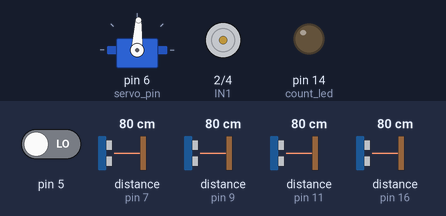
A sketch run on a simulated Arduino Uno, built with avr-gcc and run on an emulated ATmega328P. Parts: servo, motor-driver pin pairs drawn as motors (green arrow = first pin HIGH = forward, orange = second pin HIGH = backward, longer = more drive, scaled by the enable pin), output pins drawn as LEDs (lit = HIGH). Dashed ring = blinking. The test bench sets the inputs (shaded band); at power-on: pin 5 LOW, distance to the obstacle (sensors on pin 9, pin 7, pin 11, pin 16) 80 cm. The echo pulse lasts 58.3 µs per cm; pins used as bus, display or sensor lines are not drawn.

Above: at 1.7 s.
1.8 s: pin 5 driven HIGH
At 4.0 s:
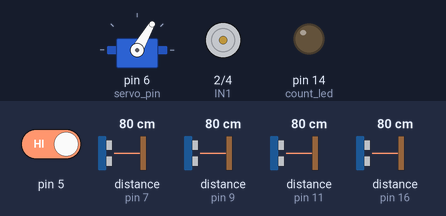
4.4 s: distance to the obstacle (sensor on pin 9) set to 99 cm
5.9 s: distance to the obstacle (sensor on pin 9) set to 109 cm
At 6.2 s:
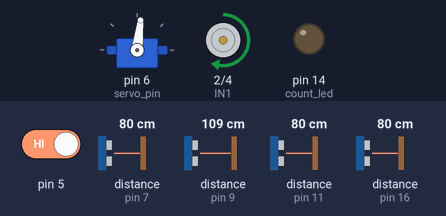
7.4 s: distance to the obstacle (sensor on pin 7) set to 2 cm
At 9.4 s:
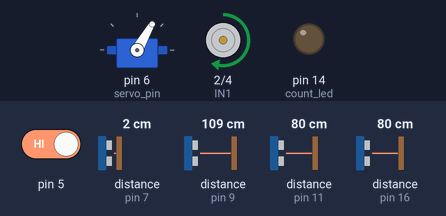
10.4 s: distance to the obstacle (sensor on pin 11) set to 95 cm
13.4 s: distance to the obstacle (sensor on pin 11) set to 103 cm
At 14.91 s:
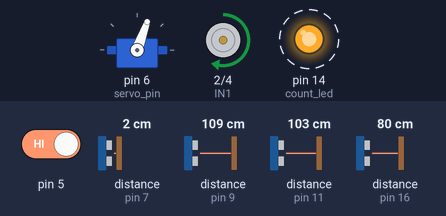
Timing chart, 0 to 22.2 s (numbered marks = the images above; inputs shaded):
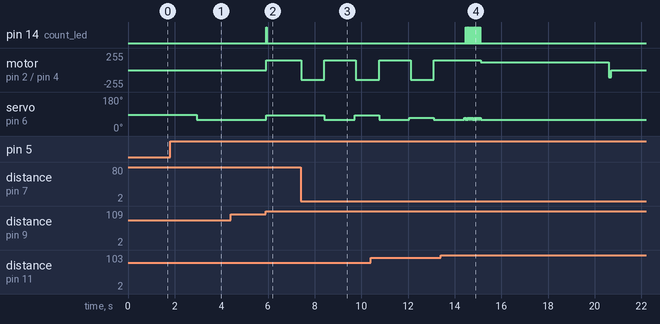

Measured:
- the behaviour switches between 104 and 105 cm on distance to the obstacle (sensor on pin 9) (found by bisection; images 1 and 2)
- the behaviour switches between 100 and 101 cm on distance to the obstacle (sensor on pin 11) (found by bisection; images 3 and 4)
- after the input at 1.8 s, servo on pin 6 (servo_pin): 87° → 60° after 1.1 s
- after the input at 4.4 s, every drawn part: stays the same
- after the input at 5.9 s, pin 14 (count_led): LOW → HIGH at once, → LOW 0.02 s later; motor on pin 2 (IN1) / pin 4 (IN2): stopped → forward 148/255 at once; servo on pin 6 (servo_pin): 60° → 83° at once
- after the input at 7.4 s, motor on pin 2 (IN1) / pin 4 (IN2): forward 148/255 → backward 148/255 at once, → forward 148/255 1.0 s later, → backward 148/255 1.3 s later; servo on pin 6 (servo_pin): 83° → 60° after 1.0 s, → 83° 1.3 s later
- after the input at 13.4 s, pin 14 (count_led): alternates HIGH for 0.02 s and LOW for 0.04 s, 22 changes in all, then stays LOW, starting after 1.1 s; servo on pin 6 (servo_pin): alternates 70° for 0.03 s and 60° for 0.03 s, 23 changes in all, then stays 60°, starting after 1.0 s

The sketch:

newcodephase1.ino
```cpp
#include <Servo.h>
#include <Wire.h>

//const int delay_uni = 200;
//I2C:
const int i2c_dir = 8;
const int BUFFER_SIZE = 1; // Tamaño del buffer para almacenar los datos recibidos
int receivedData[BUFFER_SIZE];
bool go = false;

float R_tem;
float L_tem;

int umbralcount;

float PrevB;
float PrevF;
float PrevR;
float PrevL;

bool turn_direction;

bool true_turn = true;
int counting_turns = 0;

//Ultrasonic pins:
const int ultra_R_echo = 7;
const int ultra_R_trig = 8;

const int ultra_F_echo = 9;
const int ultra_F_trig = 10;

const int ultra_L_echo = 11;
const int ultra_L_trig = 12;

const int ultra_B_echo = 16;
const int ultra_B_trig = 17;

const int count_led = 14;

unsigned long time_a, time_b, time_c, time_d;

//Motor pins:
const int IN1 = 2;  //AIN1
const int ENA = 3;  // PWMA
const int IN2 = 4;  //AIN2

//Steering servo pin:
int max_R_angle = 125; //max giro R
int max_L_angle = 67; //max giro L
Servo myservo;
const int servo_pin = 6;

// Defining class for PD regulation
class Regulator {
public:
  // Defining parameterized constructor with Kp, Kd, and Target (The target distance between walls) as parameters
  Regulator(float kp, float kd, float target, int stationary)
    : Kp(kp), Kd(kd), Target(target), Stationary(stationary), Pre_ErrorR(0), Pre_ErrorL(0) {} // Defining all the parameters we will use for the steer

  // Actual Function that will return the steer for the robot
  float Steer(float Distance_R, float Distance_L){

    // Proportional Error
    float errorR = Distance_R - Distance_L;

    // Derivative Error
    float derivativeR = errorR - Pre_ErrorR;

    // PD for Right Sensor
    float R_Correction = Kp * errorR + Kd * derivativeR;

    // PD for Left Sensor

    float F_Correction = R_Correction;
    // The bigger the distance right the more it should turn right, thats why we subtract the (-)R_Correction to the 90
    // Meanwhile if the distance to the left was real big, it means we have to add subtract the 90, which is why we add (-)L_Correction

    if (F_Correction > 0){
      F_Correction = pow(F_Correction, 1.05);
    }

    // Defining final servo position
    float Servo_Pos = Stationary + F_Correction;
    // 90 is the where it should stay

    if (Servo_Pos < 70){
      Servo_Pos = 70;
    }
    else if (Servo_Pos > 120){
      Servo_Pos = 120;
    }

    // Although the Kp and Kd are designed to limit the Servo to a range of 60-120 degrees, the Derivative can increase enough to nullify that, for this reason we add a cut off

    return Servo_Pos;
  }

private:
  float Kp;
  float Kd;
  float Target;
  int Stationary;

  float Pre_ErrorR;
  float Pre_ErrorL;
};

void setup() {
  //Comunication setup:
  Serial.begin(115200);
  Wire.begin(i2c_dir);
  //Wire.onReceive(receiveEvent);
  pinMode(5, INPUT);

  //motor pin setup:
  for(int i = 2; i<5; i++){
    pinMode(i, OUTPUT);
  }

  //ultrasonic pins setup:
  for (int i = 7; i < 15; i++){
    if(i % 2 == 0) pinMode(i, OUTPUT);
    else pinMode(i, INPUT);
  }

  pinMode(16, INPUT);
  pinMode(17, OUTPUT);

  //light indicators
  //pinMode(13, OUTPUT);
  //pinMode(14, OUTPUT);

  //Steering servo setup:
  myservo.attach(servo_pin);
  myservo.write(87);
  delay(500);
}


void loop() {
  while(go == false){
    if(digitalRead(5)) go = true;
    delay(100);
  }

  float dis_F_inicial = medir_distancia('F');
  float dis_R_inicial = medir_distancia('R');
  float dis_L_inicial = medir_distancia('L');

  umbralcount = 0;

  delay(1000);
  first_turn(151, 92, 176);


  if (turn_direction) {
    while (counting_turns < 12) { // 12
      first_turn(148, 99, 165);
    }
  } else {
    while (counting_turns < 12) { // 12
      first_turn(148, 99, 165);
    }
  }

  digitalWrite(IN1, HIGH);
  digitalWrite(IN2, LOW);
  analogWrite(ENA, 114);
  delay(5500);

  digitalWrite(IN1, LOW);
  digitalWrite(IN2, HIGH);
  analogWrite(ENA, 110);
  delay(100);

  breaking(300);

  delay(500);
  go = false;

}

void first_turn(int v, int umbral1, int umbral2) {
  float dis_F_tem = medir_distancia('F');
  float dis_B_tem = medir_distancia('B');
  float umbralbase = umbral1;
  R_tem = medir_distancia('R');
  L_tem = medir_distancia('L');

  Regulator regular(0.20, 0, 45, 83); // 0.14


  while (dis_F_tem > (umbral1+5) and dis_B_tem < (umbral2-5)) {

    umbralcount = 0;
    float posicion = regular.Steer(R_tem, L_tem);

    myservo.write(posicion);

    if (true_turn) {
      counting_turns = counting_turns + 1;
      true_turn = false;
      digitalWrite(count_led, HIGH);
    }

    digitalWrite(IN1, HIGH);
    digitalWrite(IN2, LOW);
    analogWrite(ENA, v);
    delay(20);

    digitalWrite(count_led, LOW);


    if (medir_distancia('L') > 100 or medir_distancia('R') > 100) {
      break;
    }
    L_tem = medir_distancia('L');
    R_tem = medir_distancia('R');
    dis_F_tem = medir_distancia('F');
    dis_B_tem = medir_distancia('B');

    if (medir_distancia('R') < 20 or medir_distancia('L') < 20) {
      umbral1 = umbralbase - 5;
    } else {
      umbral1 = umbralbase;
    }

    save_crash(v);
  }

  if (medir_distancia('L') > medir_distancia('R')) {
    turn_direction = true;
  }
  else {
    turn_direction = false;
  }
  if (turn_direction) {
    left_turn(v, 60, 0);
  }
  else {
    left_turn(v, 60, 0);
    // This should be right turn
  }


}

void left_forwards(int v, int umbral) {
  float dis_F_tem = medir_distancia('F');
  R_tem = medir_distancia('R');
  L_tem = medir_distancia('L');

  Regulator regular(0.18, 0, 45, 83);

  myservo.write(86);

  while (dis_F_tem > umbral) {

    digitalWrite(IN1, HIGH);
    digitalWrite(IN2, LOW);
    analogWrite(ENA, v);

    float posicion = regular.Steer(R_tem, L_tem);

    myservo.write(posicion);


    if (medir_distancia('L') > 95 or medir_distancia('R') > 95) {
      break;
    }
    L_tem = medir_distancia('L');
    R_tem = medir_distancia('R');
    dis_F_tem = medir_distancia('F');
  }
}

void left_turn(int v, int angle, int time) {
  float kp = 4;
  // time = get_time(v, time, R_tem, L_tem, 4, turn_direction); // velocity, base time, right reading, left reading, kp the bigger the more effect

  myservo.write(angle);

  float count = time/20;
  while (count > 0) {
    digitalWrite(IN1, HIGH);
    digitalWrite(IN2, LOW);
    analogWrite(ENA, v);
    delay(20);
    count = count-1;
  }

  left_turn_end(v, angle);


}

void left_turn_end(int v, int angle) {
  float R = medir_distancia('R');
  float L = medir_distancia('L');
  true_turn = true;
  if (R > 100) {
    R = 45;
    PrevR = 45;
  } else {
    PrevR = R;
  }
  if (L > 100) {
    L = 45;
    PrevL = 45;
  } else {
    PrevL = L;
  }
  float add = R+L;

  umbralcount = umbralcount+1;

  while ((add > 125 or add < 15) and umbralcount < 1) {
    digitalWrite(IN1, HIGH);
    digitalWrite(IN2, LOW);
    analogWrite(ENA, v);
    delay(112); // 120
    myservo.write(angle);
    angle = angle + 1;
    if (angle > 84) {
      angle = 84;
    }
    R = medir_distancia('R');
    L = medir_distancia('L');


    if (L > 100 or L < 4) {
      L = PrevL;
    } else {
      PrevL = L;
    }

    if (R > 100 or R < 4) {
      R = PrevR;
    } else {
      PrevR = R;
    }
    add = R+L;
    //digitalWrite(count_led, LOW);

  }

}

void save_crash(int v) {
  float R = medir_distancia('R');
  if (R < 10) {
    digitalWrite(IN1, LOW);
    digitalWrite(IN2, HIGH);
    delay(1000);
    myservo.write(60);
    digitalWrite(IN1, HIGH);
    digitalWrite(IN2, LOW);
    delay(1300);
    myservo.write(86);
    true_turn = false;
  }
}

void breaking(int time) {
  digitalWrite(IN1, LOW);
  digitalWrite(IN2, LOW);
  delay(time);
}

// I am only copy pasting to allow for more specifications later on, either way left turn is the main function
void right_turn(int v, int angle, int time) {
  float kp = 4;
  time = get_time(v, time, R_tem, L_tem, 4, turn_direction); // velocity, base time, right reading, left reading, kp the bigger the more effect

  myservo.write(angle);
  acelerar(v);
  delay(time);

}

float get_time(int v, int base_time, float R, float L, float kp, bool left) {
  int speed_mod = (100/v);
  float error;


  if (left) {
    error = L - R;
  }
  else {
    error = R - L;
  }

  return (base_time + (error*kp))*speed_mod;

}

void acelerar(int v){
  digitalWrite(IN1, HIGH);
  digitalWrite(IN2, LOW);
  analogWrite(ENA, v);
}


float medir_distancia(char dir){
  int trig = 0;
  int echo = 0;
  switch(dir){
    case 'F':
      trig = ultra_F_trig;
      echo = ultra_F_echo;
      break;
    case 'R':
      trig = ultra_R_trig;
      echo = ultra_R_echo;
      break;
    case 'L':
      trig = ultra_L_trig;
      echo = ultra_L_echo;
      break;
    case 'B':
      trig = ultra_B_trig;
      echo = ultra_B_echo;
      break;
    default:
      return 0.0;
  }
  digitalWrite(trig, LOW);
  delayMicroseconds(2);
  digitalWrite(trig, HIGH);
  delayMicroseconds(10);
  digitalWrite(trig, LOW);
  long duration = pulseIn(echo, HIGH);
  float distance_cm = (duration*0.0343)/2;
  return distance_cm * 1; //change the 1 for any modification
}
```
